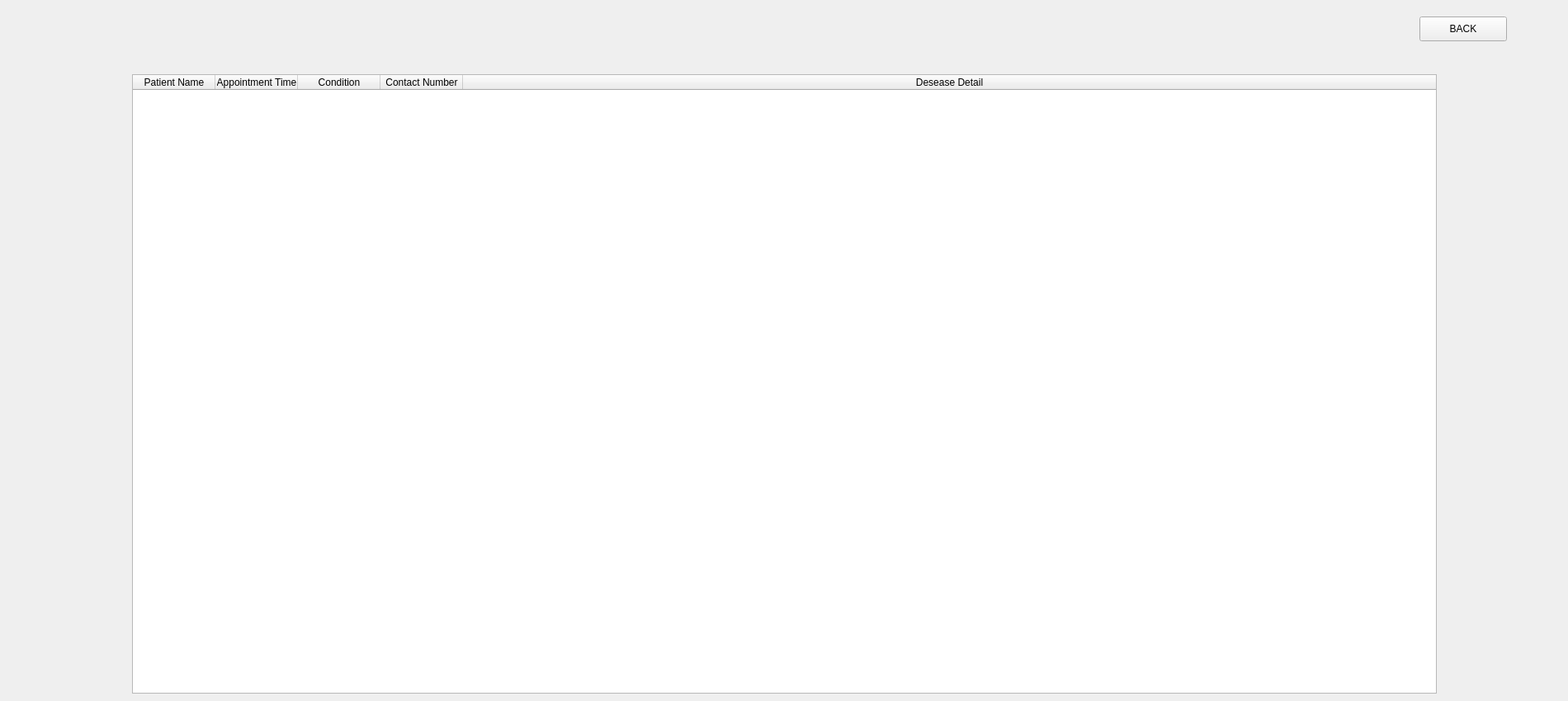
<?xml version="1.0" encoding="UTF-8"?>
<ui version="4.0">
 <class>appointmentlistpage</class>
 <widget class="QWidget" name="appointmentlistpage">
  <property name="geometry">
   <rect>
    <x>0</x>
    <y>0</y>
    <width>1900</width>
    <height>850</height>
   </rect>
  </property>
  <property name="windowTitle">
   <string>Form</string>
  </property>
  <widget class="QTableWidget" name="tAppointment">
   <property name="geometry">
    <rect>
     <x>160</x>
     <y>90</y>
     <width>1581</width>
     <height>751</height>
    </rect>
   </property>
   <property name="columnCount">
    <number>5</number>
   </property>
   <attribute name="horizontalHeaderStretchLastSection">
    <bool>true</bool>
   </attribute>
   <column>
    <property name="text">
     <string>Patient Name</string>
    </property>
   </column>
   <column>
    <property name="text">
     <string>Appointment Time</string>
    </property>
   </column>
   <column>
    <property name="text">
     <string>Condition</string>
    </property>
   </column>
   <column>
    <property name="text">
     <string>Contact Number</string>
    </property>
   </column>
   <column>
    <property name="text">
     <string>Desease Detail</string>
    </property>
   </column>
  </widget>
  <widget class="QPushButton" name="btnBack">
   <property name="geometry">
    <rect>
     <x>1720</x>
     <y>20</y>
     <width>106</width>
     <height>30</height>
    </rect>
   </property>
   <property name="text">
    <string>BACK</string>
   </property>
  </widget>
 </widget>
 <resources/>
 <connections/>
</ui>
